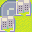

This is a level from a 2D game, rendered from its Tiled map with the project's own tilesets. A one-line summary and the complete map file follow:
An orthogonal 2x2 tile map with 16x16 px tiles, 1 tile layer (Tile Layer 1).

<map version="1.5" tiledversion="1.7.2" orientation="orthogonal" renderorder="right-down" width="2" height="2" tilewidth="16" tileheight="16" infinite="0" nextlayerid="2" nextobjectid="1">
 <tileset firstgid="1" name="aw2.png" tilewidth="16" tileheight="16" tilecount="512" columns="32">
  <image source="aw2.png" trans="ffffff" width="512" height="256" />
 </tileset>
 <layer id="1" name="Tile Layer 1" width="2" height="2">
  <data>
   <tile gid="66" />
   <tile gid="483" />
   <tile gid="483" />
   <tile gid="2" />
  </data>
 </layer>
</map>
